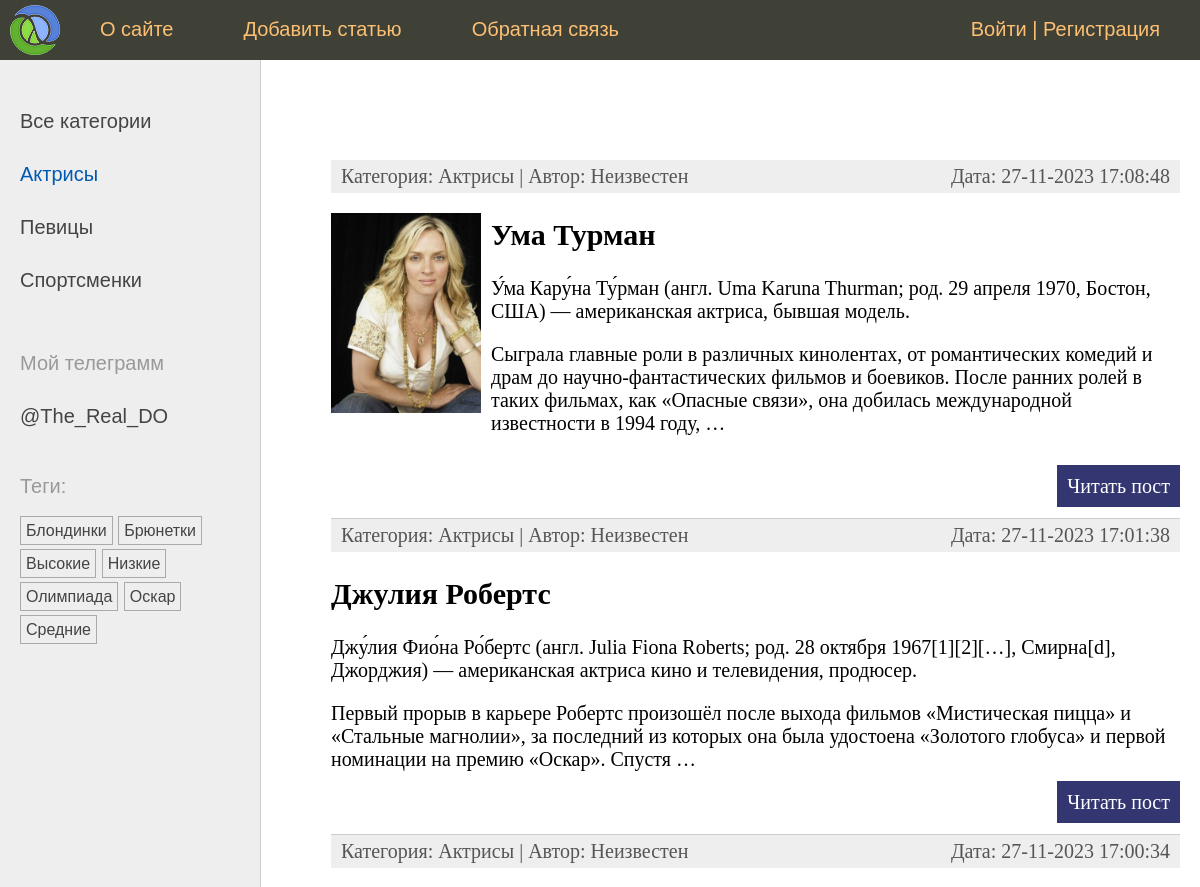
The page /category/aktrisy/ (upper part) on the database as committed earlier.
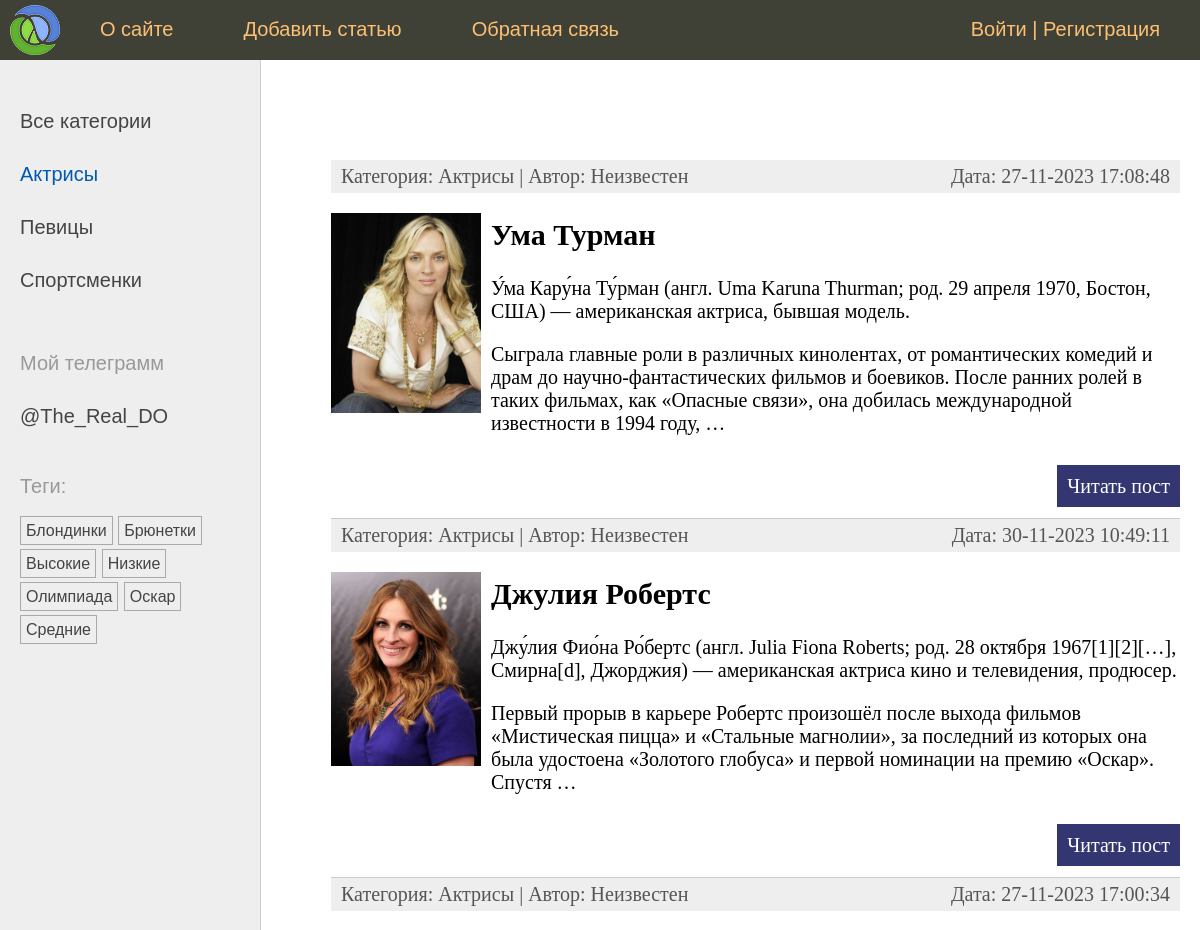
The same page on the database as committed later.
### women/models.py (models this page shows, shortened)
class Women(models.Model):
    class Status(models.IntegerChoices):
        DRAFT = 0, 'Черновик'
        PUBLISHED = 1, 'Опубликовано'
    title = models.CharField(max_length=255, verbose_name='Заголовок', validators=[])
    slug = models.SlugField(max_length=255, unique=True, db_index=True, verbose_name='Slug',
                            validators=[
        MinLengthValidator(5, message='Минимум 5 символов'),
        MaxLengthValidator(100, message='Максимум 100 символов'),
                                        ]
                            )
    photo = models.ImageField(upload_to='photos/%Y-%m-%d', default=None, null=True, blank=True, verbose_name='Фото')
    content = models.TextField(blank=True, verbose_name='Текст статьи')
    time_create = models.DateTimeField(auto_now_add=True, verbose_name='Время создания')
    time_update = models.DateTimeField(auto_now=True, verbose_name='Время обновления')
    is_published = models.BooleanField(choices=tuple(map(lambda x: (bool(x[0]), x[1]), Status.choices)),
                                       default=Status.DRAFT, verbose_name='Статус')
    cat = models.ForeignKey('Category', on_delete=models.PROTECT, related_name='posts', verbose_name='Категория')
    tags = models.ManyToManyField('TagPost', blank=True, related_name='tags', verbose_name='Тег')
    husband = models.OneToOneField('Husband', on_delete=models.SET_NULL, null=True, blank=True,
                                   related_name='woman', verbose_name='Муж')
    author = models.ForeignKey(get_user_model(), on_delete=models.SET_NULL, related_name='posts', null=True, default=None)
    objects = models.Manager()
    published = PublishedManager()
    class Meta:
        verbose_name = 'Известные женщины'
        verbose_name_plural = 'Известные женщины'
        ordering = ['-time_create']
        indexes = [
            models.Index(fields=['-time_create']),
        ]
    def get_absolute_url(self):
        return reverse('post', kwargs={'post_slug': self.slug})

class Category(models.Model):
    name = models.CharField(max_length=100, db_index=True, verbose_name='Категория')
    slug = models.SlugField(max_length=255, unique=True, db_index=True, verbose_name='Slug')
    class Meta:
        verbose_name = 'Категория'
        verbose_name_plural = 'Категории'
    def get_absolute_url(self):
        return reverse('category', kwargs={'cat_slug': self.slug})

### women/views.py (the view)
# urls.py: path('category/<slug:cat_slug>/', WomenCategory.as_view(), name='category'),
class WomenCategory(DataMixin, ListView):
    template_name = 'women/index.html'
    context_object_name = 'posts'
    allow_empty = False
    def get_queryset(self):
        return Women.published.filter(cat__slug=self.kwargs['cat_slug']).select_related('cat')
    def get_context_data(self, **kwargs):
        context = super().get_context_data(**kwargs)
        cat = context['posts'][0].cat
        return self.get_mixin_context(context, title='Категория - ' + cat.name, cat_selected=cat.pk)

### users/context_processors.py (called while the page is built)
def get_women_context(request: HttpRequest) -> dict[str, list[dict[str, str]]]:
    return {'mainmenu': menu}

### women/models.py (called while the page is built)
    def get_queryset(self) -> models.QuerySet:
        return super().get_queryset().filter(is_published=Women.Status.PUBLISHED)

    def get_absolute_url(self):
        return reverse('tag', kwargs={'tag_slug': self.slug})

### women/templatetags/women_tags.py (called while the page is built)
@register.inclusion_tag('women/list_categories.html')
def show_categories(cat_selected: int = 0) -> dict[str, Category | int]:
    cats = Category.objects.annotate(total=Count('posts')).filter(total__gt=0)
    return {'cats': cats, 'cat_selected': cat_selected}

@register.inclusion_tag('women/list_tags.html')
def show_all_tags() -> dict[str, TagPost]:
    return {'tags': TagPost.objects.annotate(total=Count('tags')).filter(total__gt=0)}

### women/utils.py (called while the page is built)
    def get_mixin_context(self, context: dict[str, Any], **kwargs: Any) -> dict[str, Any]:
        context['cat_selected'] = None
        context.update(kwargs)
        return context

### women/templates/women/index.html (shortened to what this page needs)
{% extends 'base.html' %}
{% block content %}
    <ul class="list-articles">
        {% for p in posts %}
            <li>
                <div class="article-panel">
                    <p class="first">Категория: {{ p.cat.name }} | Автор: {{ p.author.username|default:"Неизвестен" }}</p>
                    <p class="last">Дата: {{ p.time_update|date:"d-m-Y H:i:s" }}</p>
                </div>
                {% if p.photo %}
                    <p><img class="img-article-left thumb" src="{{ p.photo.url }}"></p>
                {% endif %}
                <h2>{{ p.title }}</h2>
                {% autoescape off %}
                    {{ p.content|linebreaks|truncatewords:50 }}
                {% endautoescape %}
                <p class="link-read-post"><a href="{{ p.get_absolute_url }}">Читать пост</a></p>
            </li>
        {% endfor %}
    </ul>
{% endblock %}

Rows that differ between the two databases and show on the page:
changed Women "Джулия Робертс": time_update "27-11-2023 17:01:38" → "30-11-2023 10:49:11"; photo: picture added
